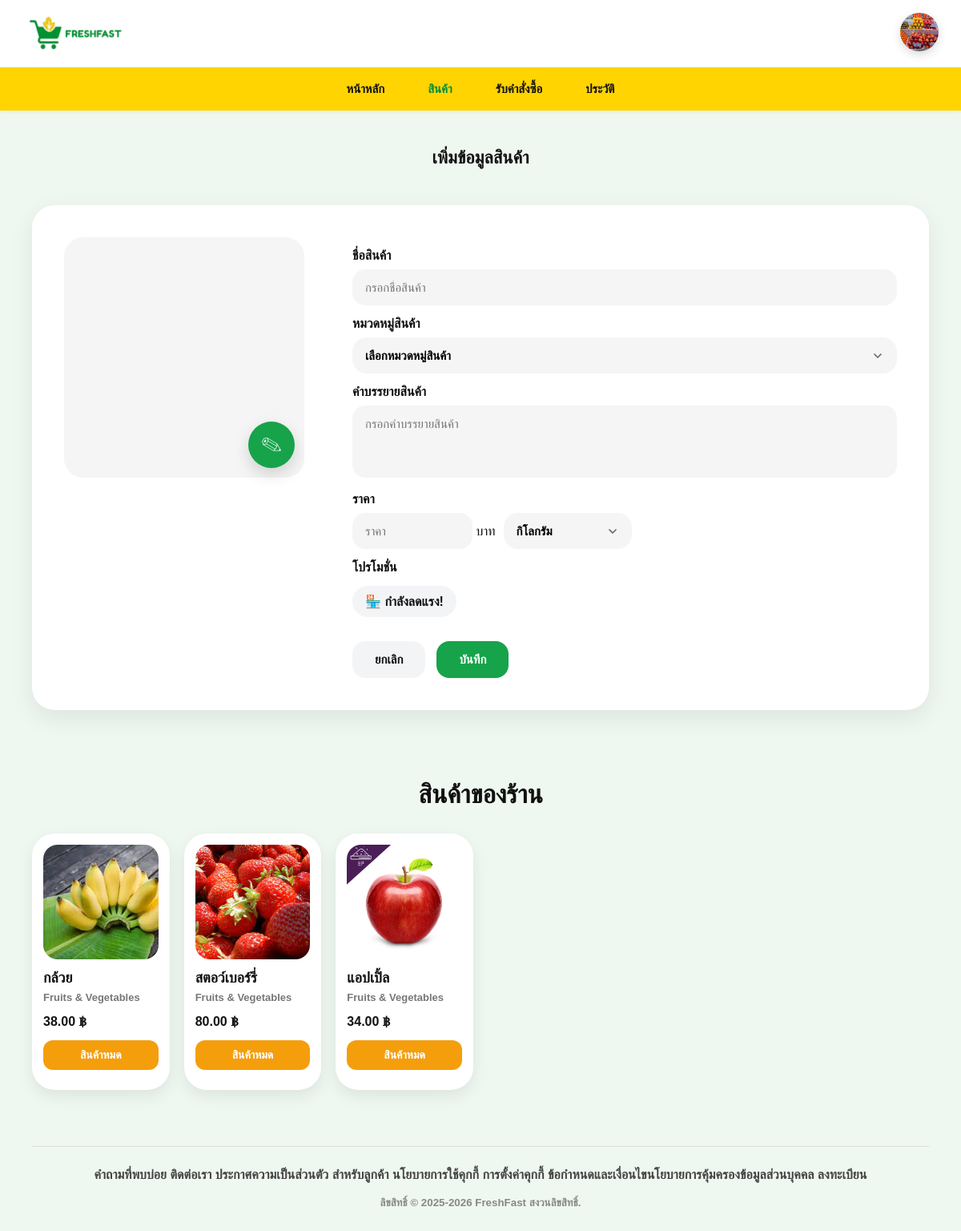
The app's page /shop_products.php (signed in) with its own data.
### tables this page shows
CREATE TABLE `shops` (
  `shop_id` int(11) NOT NULL,
  `shop_name` varchar(100) NOT NULL,
  `shop_type` varchar(100) DEFAULT NULL,
  `description` text DEFAULT NULL,
  `stall_number` varchar(20) DEFAULT NULL,
  `shop_image` varchar(255) DEFAULT NULL,
  `status` varchar(30) DEFAULT 'active',
  `owner_id` int(11) DEFAULT NULL,
  `shop_banner` varchar(255) DEFAULT NULL,
  `shop_address` text DEFAULT NULL,
  `shop_phone` varchar(30) DEFAULT NULL,
  `shop_email` varchar(150) DEFAULT NULL,
  `open_days` varchar(50) DEFAULT NULL,
  `open_time` time DEFAULT NULL,
  `close_time` time DEFAULT NULL,
  `auto_schedule` tinyint(1) DEFAULT 0
);

CREATE TABLE `products` (
  `product_id` int(11) NOT NULL,
  `product_name` varchar(100) NOT NULL,
  `price` decimal(10,2) NOT NULL,
  `unit` varchar(50) DEFAULT NULL,
  `shop_id` int(11) DEFAULT NULL,
  `category_id` int(11) DEFAULT NULL,
  `product_image` varchar(255) DEFAULT NULL,
  `product_status` varchar(30) DEFAULT 'active',
  `updated_at` timestamp NOT NULL DEFAULT current_timestamp() ON UPDATE current_timestamp(),
  `product_description` text DEFAULT NULL,
  `stock` int(11) DEFAULT 0
);

CREATE TABLE `categories` (
  `category_id` int(11) NOT NULL,
  `category_name` varchar(100) NOT NULL,
  `total_items` int(11) DEFAULT 0
);

### shop_products.php (the view, shortened to what this page needs)
<?php
require_once "db.php";
function e($v) {
    return htmlspecialchars((string)$v, ENT_QUOTES, 'UTF-8');
}
function columnExists($conn, $table, $column) {
    $table = $conn->real_escape_string($table);
    $column = $conn->real_escape_string($column);
    $result = $conn->query("SHOW COLUMNS FROM `$table` LIKE '$column'");
    return $result && $result->num_rows > 0;
}
if (!columnExists($conn, "products", "product_image")) {
    $conn->query("ALTER TABLE products ADD COLUMN product_image VARCHAR(255) NULL");
} else {
    $conn->query("ALTER TABLE products MODIFY product_image VARCHAR(255) NULL");
}
$shopId = $_SESSION['shop_id'] ?? 0;
$stmt = $conn->prepare("
SELECT *
FROM shops
WHERE shop_id = ?
LIMIT 1
");
$stmt->bind_param("i", $shopId);
$stmt->execute();
$shop = $stmt->get_result()->fetch_assoc();
$product = null;
$stmt = $conn->prepare("
    SELECT p.*, c.category_name
    FROM products p
    LEFT JOIN categories c ON p.category_id = c.category_id
    WHERE p.shop_id = ?
    ORDER BY p.updated_at DESC, p.product_id DESC
");
$stmt->bind_param("i", $shopId);
$stmt->execute();
$myProducts = $stmt->get_result();
$shopImage = "";
if (
    !empty($shop['shop_image']) &&
    file_exists($shop['shop_image'])
) {
    $shopImage = $shop['shop_image'];
}
?>
<!DOCTYPE html>
<html lang="th">
<head>
</head>
<body>
<header class="header">
    <div class="logo">
    <img src="assets/images/logo_ok.png" alt="FreshFast">
    </div>
    <div class="profile-menu">
        <button class="profile-btn" id="profileBtn">
                    <?php if (!empty($shopImage)): ?>
            <img src="<?= e($shopImage) ?>?v=<?= time() ?>" alt="profile">
        <?php endif; ?>
        </button>
    </div>
</header>
<nav class="nav">
    <a href="shop_home.php">หน้าหลัก</a>
    <a href="shop_products.php" class="active">สินค้า</a>
    <a href="shop_orders.php">รับคำสั่งซื้อ</a>
    <a href="shop_sales_history.php">ประวัติ</a>
</nav>
<div class="page-title">
    <?= $product ? 'แก้ไขข้อมูลสินค้า' : 'เพิ่มข้อมูลสินค้า' ?>
</div>
<form method="POST" enctype="multipart/form-data">
<section class="form-section">
    <div class="form-grid">
        <div class="image-wrap">
            <div class="image-box">
            </div>
            <label for="product_image" class="upload-label">✎</label>
        </div>
        <div class="input-panel">
            <label>ชื่อสินค้า</label>
            <input
                type="text"
                name="product_name"
                value="<?= e($product['product_name'] ?? '') ?>"
                placeholder="กรอกชื่อสินค้า"
                required
            >
            <label>หมวดหมู่สินค้า</label>
            <select name="category_id" required>
                <option value="">เลือกหมวดหมู่สินค้า</option>
            </select>
            <label>คำบรรยายสินค้า</label>
            <textarea name="product_description" placeholder="กรอกคำบรรยายสินค้า"><?= e($product['product_description'] ?? '') ?></textarea>
            <label>ราคา</label>
                <div class="price-row">
                    <div class="price-input-wrap">
                        <input
                            type="number"
                            step="1"
                            min="0"
                            name="price"
                            value="<?= e($product['price'] ?? '') ?>"
                            placeholder="ราคา"
                            required
                        >
                        <span class="price-unit-text">บาท</span>
                    </div>
                    <select name="unit">
                        <?php
                        $unit = $product['unit'] ?? 'kg';
                        $units = [
                            'kg' => 'กิโลกรัม',
                            'piece' => 'ชิ้น',
                            'pack' => 'แพ็ค',
                            'bottle' => 'ขวด',
                            'bundle' => 'มัด',
                            'can' => 'กระป๋อง'
                        ];
                        foreach ($units as $key => $label):
                        ?>
                            <option value="<?= e($key) ?>" <?= $unit === $key ? 'selected' : '' ?>>
                                <?= e($label) ?>
                            </option>
                        <?php endforeach; ?>
                    </select>
            </div>
            <label>โปรโมชั่น</label>
            <span class="promo-pill">🏪 กำลังลดแรง!</span>
            <div class="button-row">
                <a href="shop_products.php" class="cancel-btn">ยกเลิก</a>
                <button type="submit" name="save_product" class="save-btn">บันทึก</button>
            </div>
        </div>
    </div>
</section>
</form>
<section class="product-list">
    <h2>สินค้าของร้าน</h2>
    <div class="products-grid">
        <?php if ($myProducts->num_rows > 0): ?>
            <?php while($p = $myProducts->fetch_assoc()): ?>
                <div class="product-card" onclick="window.location='shop_products.php?edit=<?= $p['product_id'] ?>'">
                <?php if (!empty($p['product_image']) && file_exists($p['product_image'])): ?>
                        <img src="<?= e($p['product_image']) ?>?v=<?= time() ?>" alt="">
                    <?php endif; ?>
<div class="product-info">
    <div class="product-name">
        <?= e($p['product_name']) ?>
    </div>
    <div class="product-category">
        <?= e($p['category_name'] ?? '-') ?>
    </div>
    <div class="product-price">
        <?= number_format((float)$p['price'], 2) ?> ฿
    </div>
    <div class="product-actions">
        <?php if($p['product_status']=="active"): ?>
    <a class="action-btn btn-toggle"
    href="shop_products.php?disable=<?= $p['product_id'] ?>"
    onclick="event.stopPropagation(); return confirm('ปิดการขายสินค้านี้ใช่หรือไม่')">
    สินค้าหมด
    </a>
        <?php endif; ?>
    </div>
</div>
</div>
            <?php endwhile; ?>
        <?php else: ?>
            <p style="text-align:center;font-weight:700;grid-column:1/-1;">ยังไม่มีสินค้าในร้าน</p>
        <?php endif; ?>
    </div>
</section>
<footer class="footer">
    <div class="footer-line">
        คำถามที่พบบ่อย ติดต่อเรา ประกาศความเป็นส่วนตัว สำหรับลูกค้า นโยบายการใช้คุกกี้
        การตั้งค่าคุกกี้ ข้อกำหนดและเงื่อนไขนโยบายการคุ้มครองข้อมูลส่วนบุคคล ลงทะเบียน
        <small>ลิขสิทธิ์ © 2025-2026 FreshFast สงวนลิขสิทธิ์.</small>
    </div>
</footer>
</body>
</html>

### shop_products.php (style rules this page uses)
* { box-sizing:border-box; font-family:sans-serif; }
body { margin:0; background:#eef7f0; color:#111; }
.header { height:84px; background:#fff; display:flex; align-items:center; justify-content:space-between; padding:0 28px; box-shadow:0 2px 10px rgba(0,0,0,.04); }
.logo img { height:54px; display:block; }
.profile-menu { position:relative; }
.profile-btn { width:48px; height:48px; border:none; padding:0; border-radius:50%; overflow:hidden; cursor:pointer; background:none; box-shadow:0 4px 12px rgba(0,0,0,.15); }
.profile-btn img { width:100%; height:100%; object-fit:cover; }
.nav { height:54px; background:#ffd400; display:flex; align-items:center; justify-content:center; gap:54px; box-shadow:0 2px 6px rgba(0,0,0,.04); }
.nav a { text-decoration:none; color:#111; font-weight:700; font-size:15px; transition:.2s; }
.nav a.active { color:#008c3a; }
.page-title { text-align:center;font-size:22px;font-weight:700;margin:46px 0 }
.form-section { padding:0 40px 40px; }
.form-grid { background:#fff; border-radius:28px; display:grid; grid-template-columns:300px 1fr; gap:60px; padding:40px; box-shadow:0 10px 30px rgba(0,0,0,.08); }
.image-wrap { position:relative; }
.image-box { width:300px; height:300px; border-radius:24px; overflow:hidden; background:#f5f5f5; }
.upload-label { position:absolute; right:12px; bottom:12px; width:58px; height:58px; border-radius:50%; background:#16a34a; color:#fff; display:flex; align-items:center; justify-content:center; font-size:28px; cursor:pointer; box-shadow:0 8px 20px rgba(0,0,0,.15); z-index:5; }
.image-wrap { position:relative; width:300px; height:300px; }
.input-panel label { display:block; font-size:16px; font-weight:700; margin:14px 0 8px; }
.input-panel select { width:100%; border:none; border-radius:18px; background:#f5f5f5; padding:14px 48px 14px 16px; outline:none; font-size:15px; font-weight:600; appearance:none; -webkit-appearance:none; -moz-appearance:none; cursor:pointer; transition:.2s; background-repeat:no-repeat; background-position:right 16px center; background-size:16px; }
.input-panel input, .input-panel textarea { width:100%; border:none; border-radius:16px; background:#f5f5f5; padding:14px 16px; outline:none; font-size:15px; }
.input-panel textarea { resize:none; min-height:90px; }
.price-row { display:flex; align-items:center; gap:10px; }
.price-row input { width:150px; }
.price-row select { width:160px; }
.promo-pill { display:inline-flex; align-items:center; gap:8px; background:#f3f4f6; border-radius:999px; padding:10px 16px; font-weight:700; margin-top:6px; }
.button-row { margin-top:30px; display:flex; gap:14px; }
.cancel-btn, .save-btn { border:none; border-radius:16px; padding:14px 28px; font-size:15px; font-weight:700; cursor:pointer; text-decoration:none; transition:.2s; }
.cancel-btn { background:#f3f4f6; color:#111; }
.save-btn { background:#16a34a; color:#fff; }
.product-list { padding:20px 40px 70px; }
.product-list h2 { text-align:center; font-size:32px; font-weight:800; margin-bottom:30px; }
.products-grid { display:grid; grid-template-columns: repeat(auto-fill,minmax(170px,1fr)); gap:18px; }
.product-card { background:#fff; border-radius:28px; padding:14px; text-decoration:none; color:#111; box-shadow:0 8px 20px rgba(0,0,0,.08); display:flex; flex-direction:column; height:100%; min-height:320px; }
.product-card img, .product-placeholder { width:100%; aspect-ratio:1/1; border-radius:18px; object-fit:cover; }
.product-info { padding-top:12px; }
.product-name { font-size:18px; font-weight:800; line-height:1.3; margin-bottom:4px; }
.product-category { color:#777; font-size:13px; font-weight:600; margin-bottom:14px; }
.product-price { font-size:16px; font-weight:800; }
.product-actions { display:flex; gap:8px; margin-top:14px; }
.action-btn { flex:1; border:none; border-radius:12px; padding:10px 0; font-size:14px; font-weight:700; cursor:pointer; transition:.25s; color:#fff; display:flex; align-items:center; justify-content:center; text-decoration:none; }
.btn-toggle { background:#f59e0b; }
.product-info { display:flex; flex-direction:column; flex:1; }
.footer { padding:0 40px 40px; }
.footer-line { border-top:1px solid #ddd; text-align:center; padding-top:26px; color:#444; font-weight:600; }
.footer small { display:block; margin-top:18px; color:#888; }
.product-card { cursor:pointer; }

### records on screen
shops: shop_image (picture)
products: product_image (picture), product_name "กล้วย", category.category_name "Fruits & Vegetables", price "38.00"
products: product_image (picture), product_name "สตอว์เบอร์รี่", category.category_name "Fruits & Vegetables", price "80.00"
products: product_image (picture), product_name "แอปเปิ้ล", category.category_name "Fruits & Vegetables", price "34.00"

### other values on screen
form field unit "กิโลกรัม"
